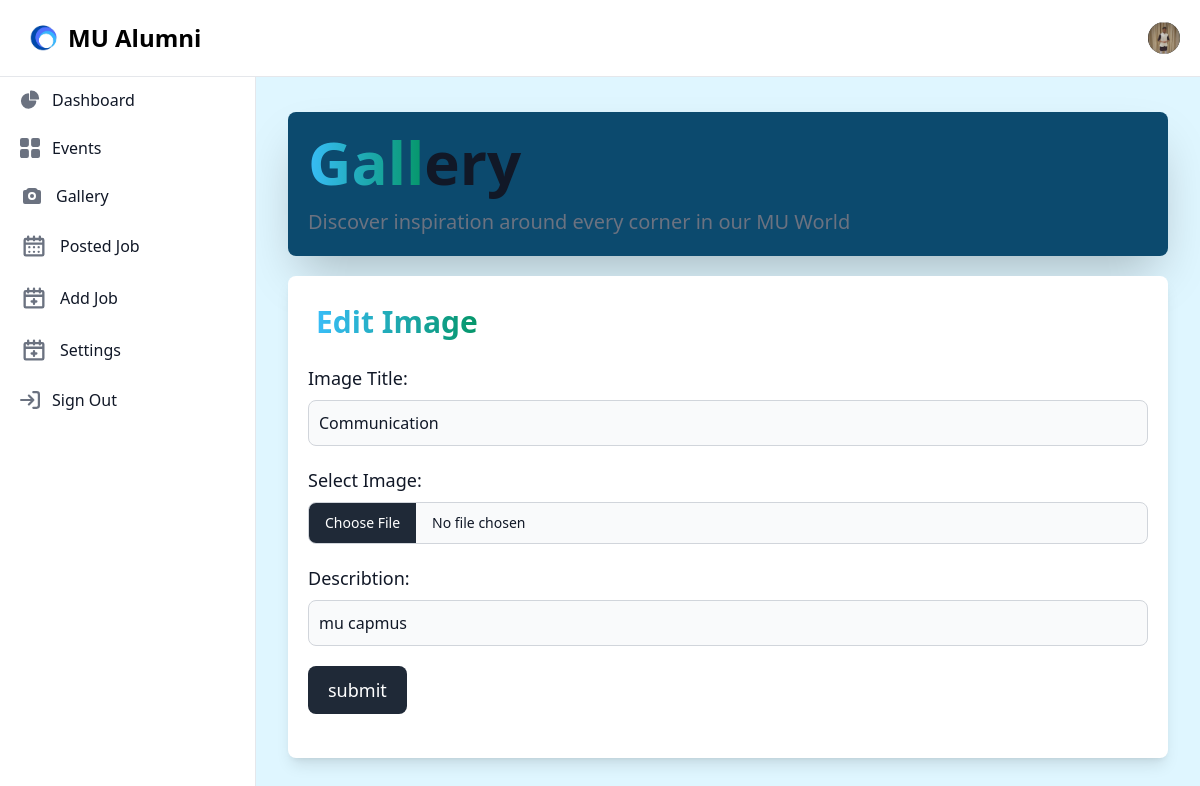
The page /Alumni/gallery_edit.php?user_id=221115068&edit=9 on the database its author committed.
### tables this page shows
CREATE TABLE `alumni` (
  `id` int(255) NOT NULL,
  `fname` varchar(255) NOT NULL,
  `lname` varchar(255) NOT NULL,
  `phone` varchar(255) NOT NULL,
  `dept` varchar(255) NOT NULL,
  `cgpa` varchar(255) NOT NULL,
  `photo` varchar(255) NOT NULL,
  `email` varchar(255) NOT NULL,
  `password` varchar(255) NOT NULL,
  `bio` text NOT NULL
);

CREATE TABLE `gallery` (
  `id` int(11) NOT NULL,
  `photo` varchar(255) NOT NULL,
  `title` varchar(255) NOT NULL,
  `des` text NOT NULL
);

### Alumni/gallery_edit.php (the view, shortened to what this page needs)
<script src="https://cdn.tailwindcss.com"></script>
    <link rel="stylesheet" href="https://cdnjs.cloudflare.com/ajax/libs/flowbite/2.3.0/flowbite.css" />
    <link rel="stylesheet" href="../css/style.css">
   <?php
     require_once("navigation.php");
   ?>
    <?php
    require_once("aside.php");
    ?>
     <div class="p-4 sm:ml-64 bg-[#DFF6FF]">
   <div class="p-4  border-gray-200  rounded-lg  mt-14">
   <div class="gallery">
               <div class="title bg-sky-900 mb-5 p-5 rounded-lg shadow-2xl">
                  <h1 class="mb-4 text-3xl font-extrabold text-gray-900 dark:text-white md:text-5xl lg:text-6xl"><span class="text-transparent bg-clip-text bg-gradient-to-r to-emerald-600 from-sky-400">Gall</span>ery</h1>
                  <p class="text-lg font-normal text-gray-500 lg:text-xl dark:text-gray-400">Discover inspiration around every corner in our MU World</p>
               </div>
        <div class="add-photo">
            <div class="form-section bg-white p-5 mb-5 shadow-lg rounded-lg">
            <h1 class="mb-4 p-2 text-2xl font-extrabold text-gray-900 dark:text-white md:text-3xl lg:text-3xl"><span class="text-transparent bg-clip-text bg-gradient-to-r to-emerald-600 from-sky-400">Edit Image</span></h1>
                  <?php
                     require("../config/configer.php");
                     if(isset($_GET['user_id'])){
                        $user_id = $_GET['user_id'];
                     }
                     if(isset($_GET["edit"])){
                        $getId=$_GET["edit"];
                        $editInfo = "SELECT * FROM `gallery` WHERE id=$getId";
                        $sql_query= mysqli_query($connect,$editInfo);
                        $data = mysqli_fetch_array($sql_query);
                         $id=$data["id"];
                         $E_title=$data['title'];
                         $E_des=$data['des'];
                         $E_photo=$data['photo'];
                        }
                     ?>
               <form class="mx-auto flex  flex-wrap" action="gallery_edit.php?user_id=<?php echo $user_id;?>&edit=<?php echo $id ?>" method="POST" enctype="multipart/form-data">
                        <label for="title" class="block mb-2 text-lg font-medium text-gray-900 dark:text-black">Image Title: </label>
                        <input type="text" value="<?php echo $E_title;  ?>" id="title" name="title"  class="rounded-lg bg-gray-50 border border-gray-300 text-gray-900 w-full focus:ring-blue-500 p-2.5" placeholder="image title" requied>
                        <label for="photo" class="block mb-2 mt-5 text-lg font-medium text-gray-900 dark:text-black">Select Image: </label>
                        <input class="block w-full  bg-gray-50 text-sm text-gray-900 border border-gray-300 rounded-lg  cursor-pointer dark:text-gray-400 focus:outline-none " aria-describedby="user_avatar_help" value="<?php echo $E_photo;  ?>" name="image" id="user_avatar" type="file" required>
                        <label for="des" class="block mb-2 mt-5 text-lg font-medium text-gray-900 dark:text-black">Describtion: </label>
                        <input type="text" id="des" value="<?php echo $E_des;  ?>" name="des"  class="rounded-lg bg-gray-50 border border-gray-300 text-gray-900 w-full focus:ring-blue-500 p-2.5" placeholder="Describtion " required>
                        <input type="submit" value="submit" name="submit" class="mt-5 text-white bg-gray-800 hover:bg-gray-900 focus:outline-none focus:ring-4 focus:ring-gray-300 font-medium rounded-lg text-lg px-5 py-2.5 me-2 mb-2 dark:bg-gray-800 dark:hover:bg-gray-700 dark:focus:ring-gray-700 dark:border-gray-700"></input>
                     </form>
               </div>
     </div>
   </div>
</div>

### Alumni/profile.php (shortened to what this page needs)
<?php
 require("../config/configer.php");
 if(isset($_GET['user_id'])){
  $user_id=$_GET['user_id'];
  $readData = "SELECT * FROM `alumni` WHERE id=$user_id";
  $query=mysqli_query($connect,$readData);
  $data = mysqli_fetch_assoc($query);
  $photo=$data['photo'];
 }
?>
<div class="flex items-center">
          <div class="flex items-center ms-3">
            <div>
              <button type="button" class="flex text-sm bg-gray-800 rounded-full focus:ring-4 focus:ring-gray-300 dark:focus:ring-gray-600" aria-expanded="false" data-dropdown-toggle="dropdown-user">
                <img class="w-8 h-8 rounded-full" src="../image/<?php echo$photo; ?>" alt="user photo">
              </button>
            </div>
          </div>
        </div>
    </div>

### rows shown on the page
alumni: photo (picture)
gallery: title "Communication", des "mu capmus"
